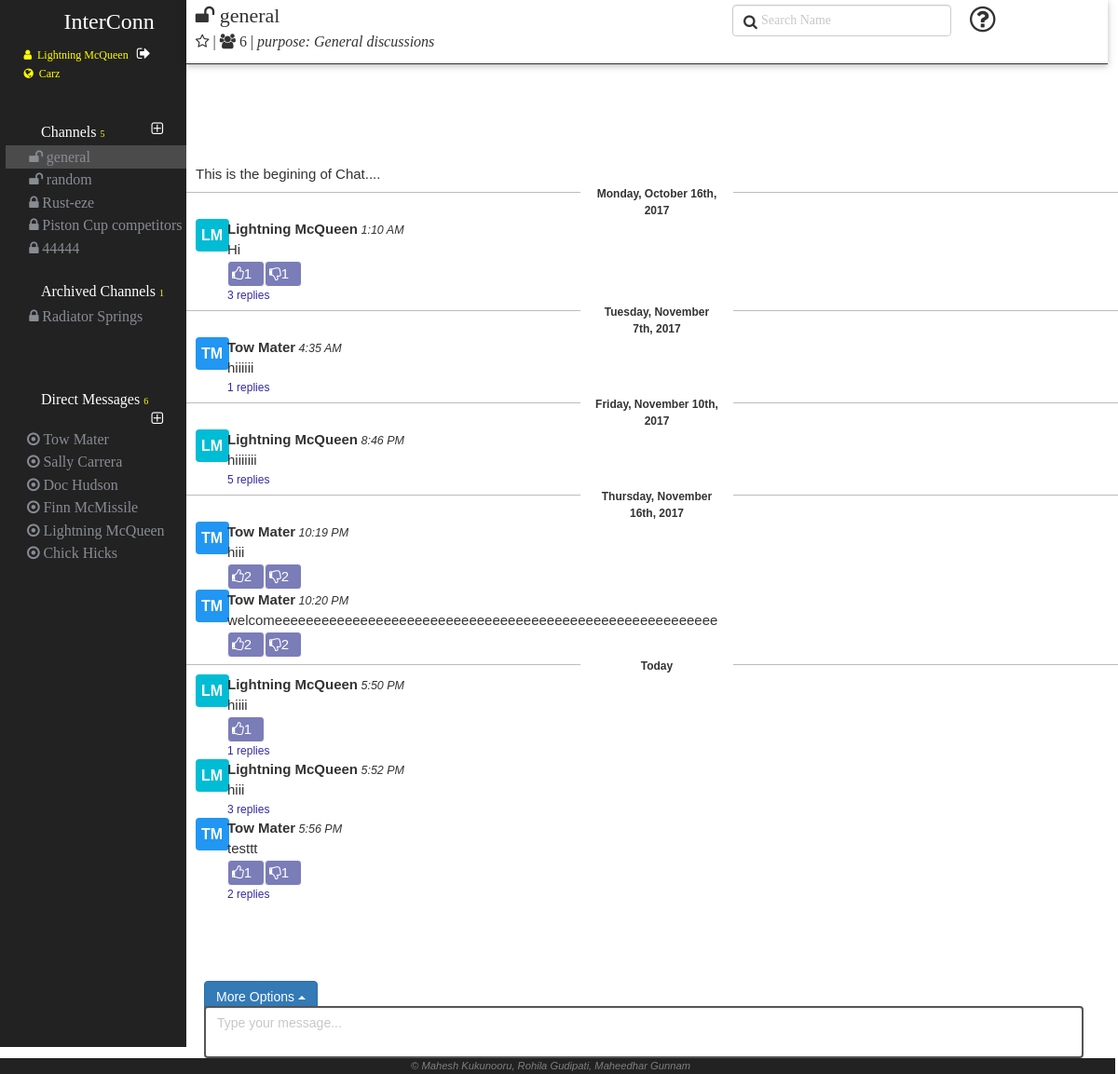
Page /HomePage.php?channel=3 (signed in) on the committed database.
### tables this page shows
CREATE TABLE IF NOT EXISTS `user` (
  `user_id` bigint(20) NOT NULL,
  `user_name` varchar(50) NOT NULL,
  `first_name` varchar(50) NOT NULL,
  `last_name` varchar(50) NOT NULL,
  `email_id` varchar(50) NOT NULL,
  `profile_pic` varchar(150) NOT NULL DEFAULT './images/0.jpeg',
  `password` varchar(150) NOT NULL,
  `phone_number` varchar(10) NOT NULL,
  `what_i_do` varchar(150) NOT NULL,
  `status` varchar(150) NOT NULL,
  `status_emoji` bigint(20) DEFAULT NULL,
  `skype` varchar(150) NOT NULL
);

CREATE TABLE IF NOT EXISTS `workspace` (
  `workspace_id` bigint(20) NOT NULL,
  `workspace_name` varchar(50) NOT NULL,
  `workspace_domain` varchar(50) NOT NULL,
  `created_by` bigint(20) NOT NULL,
  `created_at` timestamp NOT NULL DEFAULT CURRENT_TIMESTAMP ON UPDATE CURRENT_TIMESTAMP
);

CREATE TABLE IF NOT EXISTS `channel` (
  `channel_id` bigint(20) NOT NULL,
  `channel_name` text NOT NULL,
  `type` varchar(50) NOT NULL,
  `purpose` text NOT NULL,
  `created_by` bigint(20) NOT NULL,
  `created_at` timestamp NOT NULL DEFAULT CURRENT_TIMESTAMP ON UPDATE CURRENT_TIMESTAMP,
  `is_archive` int(11) NOT NULL DEFAULT '0'
);

CREATE TABLE IF NOT EXISTS `message` (
  `message_id` bigint(20) NOT NULL,
  `created_by` bigint(20) NOT NULL,
  `created_at` timestamp NOT NULL DEFAULT CURRENT_TIMESTAMP,
  `message_place` bigint(20) NOT NULL,
  `content` text NOT NULL,
  `is_threaded` int(11) NOT NULL DEFAULT '0',
  `is_active` int(11) NOT NULL DEFAULT '0',
  `edited_at` timestamp NOT NULL DEFAULT '0000-00-00 00:00:00',
  `has_shared_content` int(11) NOT NULL DEFAULT '0',
  `is_specialmessage` int(11) NOT NULL DEFAULT '0',
  `code_type` int(11) NOT NULL DEFAULT '0'
);

### HomePage.php (the view, shortened to what the rows shown need)
<?php
	include_once "./services/WebService.php";
	include_once "./services/MainMessages.php";
	if($_SESSION['loggedIn'])
	{
		$web_service = new WebService();
    $userDetails = json_decode($web_service->getUserDetails($_SESSION['emailid']));
    $workspaceDetails = json_decode($web_service->getWorkspaceDetails($_SESSION['userid']));
    $workspaceName=$workspaceDetails[0]->workspace_name;
    $workspaceid=$workspaceDetails[0]->workspace_id;
	$is_admin=0;
    $channelDetails = json_decode($web_service->getChannelsDetails($_SESSION['userid'],$workspaceid,$is_admin));
    $directMessagesDetails = json_decode($web_service->getDirectMessagesDetails($workspaceDetails[0]->workspace_id));
    $groupMembers=json_decode($web_service->getSpecificChannelUserDetails($_GET["channel"]));
    $groupMembersWholeDet=json_decode($web_service->getSpecificChannelUserDetWithIDs($_GET["channel"]));
  	$channelstr='';
   	$archiveChannelstr='';
   	$directMessagestr='';
		if ($channelDetails!='')
		{
           foreach($channelDetails as $channel)
           {
           		if($channel->is_archive==0)
           		{
	                if($channel->channel_id==$_GET["channel"])
					{
	                    $channelstr.='<li class="active currentChannel">';
					}
	                else
	                    $channelstr.='<li class="active">';
	                if($channel->type=='private')
	                    $channelstr.=' <a href="./HomePage.php?channel='.$channel->channel_id.'"><span class="channelPrivacyLevel"><i class="fa fa-lock"></i></span><span class="'.$channel->channel_id.'" >'.htmlspecialchars($channel->channel_name).'</span></a>';
	                else
	                    $channelstr.='<a href="./HomePage.php?channel='.$channel->channel_id.'"><span class="channelPrivacyLevel"><i class="fa fa-unlock"></i></span><span class="'.$channel->channel_id.'" >'.htmlspecialchars($channel->channel_name).'</span></a>';
	                $channelstr.='</li>';
	            }
	            else if($channel->is_archive==1)
	            {
	            	if($channel->channel_id==$_GET["channel"])
					{
	                    $archiveChannelstr.='<li class="active currentChannel">';
						$flag=1;
					}
	                else
	                    $archiveChannelstr.='<li class="active">';
	                if($channel->type=='private')
	                    $archiveChannelstr.=' <a href="./HomePage.php?channel='.$channel->channel_id.'"><span class="channelPrivacyLevel"><i class="fa fa-lock"></i></span><span class="'.$channel->channel_id.'" >'.htmlspecialchars($channel->channel_name).'</span></a>';
	                else
	                    $archiveChannelstr.='<a href="./HomePage.php?channel='.$channel->channel_id.'"><span class="channelPrivacyLevel"><i class="fa fa-unlock"></i></span><span class="'.$channel->channel_id.'" >'.htmlspecialchars($channel->channel_name).'</span></a>';
	                $archiveChannelstr.='</li>';
	            }
           }
        }
		if ($directMessagesDetails!='')
		{
           foreach($directMessagesDetails as $directMessage)
           {
                $directMessagestr.=' <li touserid="" class="active"><a href="#"> <span class="channelPrivacyLevel"><i class="fa fa-dot-circle-o"></i></span><span class="" >'.htmlspecialchars($directMessage->first_name).' '.htmlspecialchars($directMessage->last_name).'</span></a></li>';
           }
        }
	}
?>
<html lang="en">
	<head>
        <link rel="stylesheet" href="./scripts/select2/select2.css">
		<link rel="stylesheet" href="https://maxcdn.bootstrapcdn.com/bootstrap/3.3.7/css/bootstrap.min.css">
		<link rel="stylesheet" href="./CSS/home_site.css">
		<link rel="stylesheet" href="./Assets/w3.css">
		<link rel="stylesheet" href="https://cdnjs.cloudflare.com/ajax/libs/font-awesome/4.7.0/css/font-awesome.min.css">
	</head>
	<body>
	<div class="container-fluid">
		<div class="row">
			<div class="col-xs-2 verticle_navbar_HP">
				<div class="row menu_leftMain_HP">
					<div class="row leftMenuContentWrapper_HP" >
						<div class="row loginDetails">
							<span class="loggedIn_user" id='<?php  echo $userDetails[0]->user_id ?>' title='<?php
                            if($is_admin){
                                echo "Welcome Admin";
                            }else{
                                echo "Welcome ".htmlspecialchars($userDetails[0]->first_name).' '.htmlspecialchars($userDetails[0]->last_name);
                            }
                            ?>'><i class="fa fa-user"></i>&nbsp;&nbsp;<?php  echo htmlspecialchars($userDetails[0]->first_name).' '.htmlspecialchars($userDetails[0]->last_name); ?>
                                <a class="signOut" href="./index.php?status=signout" title="Sign Out">
                                </a></span>
                            <br>
							<span class="loggedIn_workspace" id=<?php echo '"'.$workspaceid.'"';?>><i class="fa fa-globe"></i>&nbsp;&nbsp;<?php  echo htmlspecialchars($workspaceName); ?></span> <br>
						</div>
						<div class="row channelsContainer_menu_HP">
							<ul class="row nav navbar-nav channels_UL_List">
								<?php echo $channelstr;?>
						    </ul>
						</div>
						<div class="row archieveChannelsContainer_menu_HP">
							<ul class=" row nav navbar-nav channels_UL_List">
								<?php echo $archiveChannelstr;?>
						    </ul>
						</div>
						<div class="row directMessageContainer_menu_HP">
							<ul class="nav navbar-nav directmessages_UL_List">
						        <?php echo $directMessagestr;?>
						    </ul>
						</div>
					</div>
				</div>
			</div>
			<?php
				if(isset($_GET["channel"])){
                    $currentChannel = json_decode($web_service->getSpecificChannelDetails($_GET["channel"]));
                }
			?>
            <div class="col-xs-10 mainContent_HP">
            	<div class="headerSpace_HP row">
	            	<div class="col-xs-7">
		            	<div class="headerMain row">
		                    <?php
		                        if(isset($_GET["channel"])){
		                            $currentChannel = json_decode($web_service->getSpecificChannelDetails($_GET["channel"]));
		                            if($currentChannel!='')
		                            {
		                                if($currentChannel[0]->type=='private')
		                                    echo '<div class="channelTitle currentChannelTitle col-xs-6 " id="'.$_GET["channel"].'"><i class="fa fa-lock"></i> <span>'. htmlspecialchars($currentChannel[0]->channel_name).'</span></div>';
		                                else if($currentChannel[0]->type=='public')
		                                    echo '<div class="channelTitle currentChannelTitle col-xs-6 " id="'.$_GET["channel"].'"><i class="fa fa-unlock"></i> <span>'. htmlspecialchars($currentChannel[0]->channel_name).'</span></div>';
		                                $purpose=$currentChannel[0]->purpose;
		                            }
		                        }
		                    ?>
		                </div>
                        <?php
                            if($currentChannel[0]->is_archive==0)
                            {
                                echo "<div class='row headerAddon_HP activeChannel'>";
                            }else{
                                echo "<div class='row headerAddon_HP archivedChannel'>";
                            }
                        ?>
                            <span class="channelPurpose headerSpan" title="Channel Purpose">
                                <i>purpose: <?php echo htmlspecialchars($purpose);?></i>
                            </span>
		                </div>
		            </div>
	            </div>
            <div class="row">
                <div class="col-xs-12 regularMessagesWrapper">
                    <div class="row rightContent_wrapper_HP">
                        <div class="messagesList">
                        <?php
                            if(isset($_GET["channel"])){
                                $currentChannelMessages = $web_service->getChannelMessages($_GET["channel"],-1);
                                echo constructMessagesDiv($currentChannelMessages);
                            }
                        ?>
                        </div>
                    </div>
                </div>
            </div>
		</div>
            </div>
		</div>
    <link rel="stylesheet"
          href="//cdnjs.cloudflare.com/ajax/libs/highlight.js/9.12.0/styles/color-brewer.min.css">
	</body>
</html>

### services/MainMessages.php (shortened to what the rows shown need)
<?php
function constructMessagesDiv($messageStr)
{
    $web_service = new WebService();
  $currentChannelMessages = json_decode($messageStr);
  $msgStr='';
  $prevdate='';
  $prevUser='';
  $prevTime='';
  if ($currentChannelMessages!=null)
  {
    $currentChannelMessages=$currentChannelMessages->messages;
      $time= time();
      $today = date("l, F jS, o", $time);
      foreach ($currentChannelMessages as $message)
      {
          $currentDate=$web_service->getFormatDate($message->created_at);
          $currentTime=$web_service->getFormatTime($message->created_at);
          $shortName= $message->first_name[0];
          if($message->last_name == '' || $message->last_name== null){
              $shortName.= $message->first_name[1];
          }else{
              $shortName.= $message->last_name[0];
          }
          $defUserPicBGColorArr = ['#3F51B5','#2196F3','#00BCD4','#CDDC39','#FF5722'];
          $defUserPicBGColor = $defUserPicBGColorArr[((int)$message->user_id)%5];
          if($currentDate==$today)
              $currentDate='Today';
          if($prevUser=='' && $prevTime=='')
          {
              if($prevdate!=$currentDate)
              {
                  $msgStr.='<div class="row dayDividerWrapper"><div class="daySeperatorLine col-xs-5 pull-left"> </div><div class="dayDividerText col-xs-2">'.$currentDate.'</div><div class="daySeperatorLine col-xs-5 pull-right"> </div></div>';
                  $prevdate=$currentDate;
              }
              if($message->profile_pic=='./images/0.jpeg')
                 $msgStr.='<div class="row messageSet"><div class="col-xs-1 userPic"><div class="defUserPic" style="background:'.$defUserPicBGColor .';">'. htmlspecialchars(strtoupper($shortName)) .'</div></div><div class="col-xs-11 message"><div class="message_header" userid="'.$message->user_id .'"  ><b>';
              $msgStr.=htmlspecialchars($message->first_name);
              $msgStr.=' '.htmlspecialchars($message->last_name).'</b><span class="message_time"> ';
              $msgStr.=$currentTime;
              $msgStr.='</span></div>';
              $dynamicClassNameWithId = "messagewithid_".$message->message_id;
              $msgStr.='<div class="message_body '.$dynamicClassNameWithId.'" id="'.$message->message_id.'">';
              $msgStr.= messageContentHelper ($message);
              $msgStr.='<div class="msg_reactionsec">';
              if($message->emojis!='0')
                  foreach ($message->emojis as $emoji)
                  {
                      $msgStr.='<div class="emojireaction" emojiid="'.$emoji->emoji_id.'"><i class="'.$emoji->emoji_pic.'"></i><span class="reactionCount">'.$emoji->count.'</span></div>';
                  }
                  if($message->is_threaded==1)
                  {
                      $thread=$message->threads->threadCount;
                      $msgStr.="<div class='repliescount' title='view thread'><a href='#'><span>".$thread.'</span> replies'."</a></div>";
                  }
                  $msgStr.=' </div></div>';
              $prevUser=$message->first_name;
              $prevTime=$currentTime;
          }
          else if($prevUser==$message->first_name && $prevTime==$currentTime )
          {
              $dynamicClassNameWithId = "messagewithid_".$message->message_id;
              $msgStr.='<div class="message_body addOnMessages '.$dynamicClassNameWithId.'" id="'.$message->message_id.'">';
              $msgStr.= messageContentHelper ($message);
              $msgStr.='<div class="msg_reactionsec"> </div></div>';
          }
          else if($prevUser!=$message->first_name || $prevTime!=$currentTime)
          {
              $msgStr.='</div></div>';
              if($prevdate!=$currentDate)
              {
                  $msgStr.='<div class="row dayDividerWrapper"><div class="daySeperatorLine col-xs-5 pull-left"> </div><div class="dayDividerText col-xs-2">'.$currentDate.'</div><div class="daySeperatorLine col-xs-5 pull-right"> </div></div>';
                  $prevdate=$currentDate;
              }
              if($message->profile_pic=='./images/0.jpeg')
                 $msgStr.='<div class="row messageSet"><div class="col-xs-1 userPic"><div class="defUserPic" style="background:'.$defUserPicBGColor .';">'. htmlspecialchars(strtoupper($shortName)) .'</div></div><div class="col-xs-11 message"><div class="message_header" userid="'.$message->user_id .'"  ><b>';
              $msgStr.=htmlspecialchars($message->first_name);
              $msgStr.=' '.htmlspecialchars($message->last_name).'</b><span class="message_time"> ';
              $msgStr.=$currentTime;
              $msgStr.='</span></div>';
              $dynamicClassNameWithId = "messagewithid_".$message->message_id;
              $msgStr.='<div class="message_body '.$dynamicClassNameWithId.'" id="'.$message->message_id.'">';
              $msgStr.= messageContentHelper ($message);
              $msgStr.='<div class="msg_reactionsec">';
              if($message->emojis!='0')
                  foreach ($message->emojis as $emoji)
                  {
                      $msgStr.='<div class="emojireaction" emojiid="'.$emoji->emoji_id.'"><i class="'.$emoji->emoji_pic.'"></i><span class="reactionCount">'.$emoji->count.'</span></div>';
                  }
                  if($message->is_threaded==1)
                  {
                      $thread=$message->threads->threadCount;
                      $msgStr.="<div class='repliescount' title='view thread'><a href='#'><span>".$thread.'</span> replies'."</a></div>";
                  }
              $msgStr.=' </div></div>';
              $prevUser=$message->first_name;
              $prevTime=$currentTime;
          }
      }
      $msgStr.='</div></div>';
  }
  else
  {
      $msgStr="<div>No messages in this channel..</div>";
  }
  echo $msgStr;
}
function messageContentHelper($message){
    $codeSnippLanguagesArr=["html","javascript","python","php"];
    $msgContent ="";
    if($message->is_specialmessage == 2){
        $msgContent= '<div class="msg_content"><div class="well"><pre><code class="'.$codeSnippLanguagesArr[ $message->code_type].'">'.htmlspecialchars($message->content).'</code></pre></div></div>';
    }else{
        $msgContent= '<div class="msg_content">'.htmlspecialchars($message->content).'</div>';
    }
    return $msgContent;
}
?>

### rows in the picture
user: first_name "Lightning", last_name "McQueen"
workspace: workspace_name "Carz"
channel: channel_name "general", purpose "General discussions"
channel: channel_name "random"
channel: channel_name "Rust-eze"
channel: channel_name "Piston Cup competitors"
channel: channel_name "44444"
channel: channel_name "Radiator Springs"
user: first_name "Tow", last_name "Mater"
user: first_name "Sally", last_name "Carrera"
user: first_name "Doc", last_name "Hudson"
user: first_name "Finn", last_name "McMissile"
user: first_name "Chick", last_name "Hicks"
message: created_at "Monday, October 16th, 2017", shortName "LM", value "Lightning 1:10 AM", last_name "McQueen", content "Hi", count "1", thread "3"
message: created_at "Tuesday, November 7th, 2017", shortName "TM", value "Tow 4:35 AM", last_name "Mater", content "hiiiiii", thread "1"
message: created_at "Friday, November 10th, 2017", shortName "LM", value "Lightning 8:46 PM", last_name "McQueen", content "hiiiiiii", thread "5"
message: created_at "Thursday, November 16th, 2017", shortName "TM", value "Tow 10:19 PM", last_name "Mater", content "hiii", count "2", created_at.created_at "Tow 10:20 PM"
message: shortName "TM", last_name "Mater", content "welcomeeeeeeeeeeeeeeeeeeeeeeeeeeeeeeeeeeeeeeeeeeeeeeeeeeeeeeeee", count "2"
message: created_at "Today", shortName "LM", value "Lightning 5:50 PM", last_name "McQueen", content "hiiii", count "1", thread "1", created_at.created_at "Lightning 5:52 PM"
message: shortName "LM", last_name "McQueen", content "hiii", thread "3"
message: shortName "TM", value "Tow 5:56 PM", last_name "Mater", content "testtt", count "1", thread "2"

### other values in the picture
$channelCount "5"
$archieveChannelCount "1"
count($directMessagesDetails) "6"
$directMessage->first_name "Lightning"
$directMessage->last_name "McQueen"
$user_count "6"
